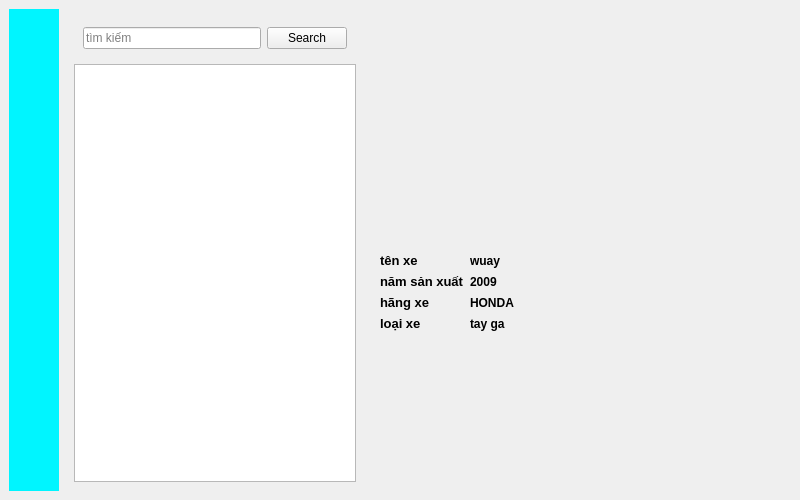
<?xml version="1.0" encoding="UTF-8"?>
<ui version="4.0">
 <class>MainWindow</class>
 <widget class="QMainWindow" name="MainWindow">
  <property name="geometry">
   <rect>
    <x>0</x>
    <y>0</y>
    <width>800</width>
    <height>500</height>
   </rect>
  </property>
  <property name="sizePolicy">
   <sizepolicy hsizetype="Maximum" vsizetype="Maximum">
    <horstretch>0</horstretch>
    <verstretch>0</verstretch>
   </sizepolicy>
  </property>
  <property name="minimumSize">
   <size>
    <width>0</width>
    <height>500</height>
   </size>
  </property>
  <property name="maximumSize">
   <size>
    <width>800</width>
    <height>500</height>
   </size>
  </property>
  <property name="windowTitle">
   <string>MainWindow</string>
  </property>
  <widget class="QWidget" name="centralwidget">
   <layout class="QHBoxLayout" name="horizontalLayout">
    <item>
     <widget class="QWidget" name="widget_2" native="true">
      <property name="minimumSize">
       <size>
        <width>50</width>
        <height>0</height>
       </size>
      </property>
      <property name="maximumSize">
       <size>
        <width>50</width>
        <height>500</height>
       </size>
      </property>
      <property name="styleSheet">
       <string notr="true">background-color: #00f5ff ;</string>
      </property>
      <widget class="QLabel" name="label">
       <property name="geometry">
        <rect>
         <x>10</x>
         <y>10</y>
         <width>30</width>
         <height>30</height>
        </rect>
       </property>
       <property name="text">
        <string/>
       </property>
       <property name="pixmap">
        <pixmap>../assets/anh2.png</pixmap>
       </property>
       <property name="scaledContents">
        <bool>true</bool>
       </property>
      </widget>
     </widget>
    </item>
    <item>
     <widget class="QWidget" name="widget_3" native="true">
      <property name="minimumSize">
       <size>
        <width>300</width>
        <height>0</height>
       </size>
      </property>
      <property name="maximumSize">
       <size>
        <width>300</width>
        <height>500</height>
       </size>
      </property>
      <property name="styleSheet">
       <string notr="true"/>
      </property>
      <layout class="QVBoxLayout" name="verticalLayout">
       <item>
        <widget class="QWidget" name="widget_4" native="true">
         <layout class="QHBoxLayout" name="horizontalLayout_2">
          <item>
           <widget class="QLineEdit" name="lineEdit">
            <property name="placeholderText">
             <string>tìm kiếm</string>
            </property>
           </widget>
          </item>
          <item>
           <widget class="QPushButton" name="search_btn">
            <property name="text">
             <string>Search</string>
            </property>
           </widget>
          </item>
         </layout>
        </widget>
       </item>
       <item>
        <widget class="QListWidget" name="danhsachxe"/>
       </item>
      </layout>
     </widget>
    </item>
    <item>
     <widget class="QWidget" name="widget" native="true">
      <property name="maximumSize">
       <size>
        <width>500</width>
        <height>500</height>
       </size>
      </property>
      <layout class="QVBoxLayout" name="verticalLayout_2">
       <item>
        <widget class="QLabel" name="hinh">
         <property name="text">
          <string/>
         </property>
         <property name="pixmap">
          <pixmap>../assets/xe1.jpg</pixmap>
         </property>
         <property name="scaledContents">
          <bool>true</bool>
         </property>
        </widget>
       </item>
       <item>
        <layout class="QFormLayout" name="formLayout">
         <item row="0" column="0">
          <widget class="QLabel" name="label_3">
           <property name="font">
            <font>
             <pointsize>10</pointsize>
             <weight>75</weight>
             <bold>true</bold>
            </font>
           </property>
           <property name="text">
            <string>tên xe</string>
           </property>
          </widget>
         </item>
         <item row="1" column="0">
          <widget class="QLabel" name="label_4">
           <property name="font">
            <font>
             <pointsize>10</pointsize>
             <weight>75</weight>
             <bold>true</bold>
            </font>
           </property>
           <property name="text">
            <string>năm sản xuất</string>
           </property>
          </widget>
         </item>
         <item row="2" column="0">
          <widget class="QLabel" name="label_5">
           <property name="font">
            <font>
             <pointsize>10</pointsize>
             <weight>75</weight>
             <bold>true</bold>
            </font>
           </property>
           <property name="text">
            <string>hãng xe</string>
           </property>
          </widget>
         </item>
         <item row="3" column="0">
          <widget class="QLabel" name="label_6">
           <property name="font">
            <font>
             <pointsize>10</pointsize>
             <weight>75</weight>
             <bold>true</bold>
            </font>
           </property>
           <property name="text">
            <string>loại xe</string>
           </property>
          </widget>
         </item>
         <item row="0" column="1">
          <widget class="QLabel" name="ten">
           <property name="font">
            <font>
             <weight>75</weight>
             <bold>true</bold>
            </font>
           </property>
           <property name="text">
            <string>wuay</string>
           </property>
          </widget>
         </item>
         <item row="1" column="1">
          <widget class="QLabel" name="nam">
           <property name="font">
            <font>
             <weight>75</weight>
             <bold>true</bold>
            </font>
           </property>
           <property name="text">
            <string>2009</string>
           </property>
          </widget>
         </item>
         <item row="2" column="1">
          <widget class="QLabel" name="hang">
           <property name="font">
            <font>
             <weight>75</weight>
             <bold>true</bold>
            </font>
           </property>
           <property name="text">
            <string>HONDA</string>
           </property>
          </widget>
         </item>
         <item row="3" column="1">
          <widget class="QLabel" name="loai">
           <property name="font">
            <font>
             <weight>75</weight>
             <bold>true</bold>
            </font>
           </property>
           <property name="text">
            <string>tay ga</string>
           </property>
          </widget>
         </item>
        </layout>
       </item>
      </layout>
     </widget>
    </item>
   </layout>
  </widget>
 </widget>
 <resources/>
 <connections/>
</ui>
